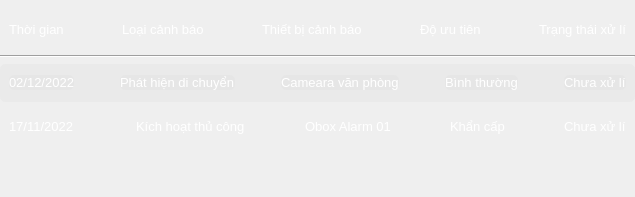
         <widget class="QFrame" name="Layouttime">
          <property name="styleSheet">
           <string notr="true">#Layouttime{
background: rgba(85, 89, 93, 0.5);
border-right: 1px solid #000000;
}</string>
          </property>
          <layout class="QVBoxLayout" name="verticalLayout_4">
           <property name="leftMargin">
            <number>0</number>
           </property>
           <property name="rightMargin">
            <number>0</number>
           </property>
           <item>
            <widget class="QFrame" name="Title">
             <property name="styleSheet">
              <string notr="true">Title{
background: rgba(85, 89, 93, 0.5);
border-right: 1px solid #000000;
}</string>
             </property>
             <layout class="QHBoxLayout" name="horizontalLayout">
              <item>
               <widget class="QLabel" name="label_7">
                <property name="sizePolicy">
                 <sizepolicy hsizetype="Fixed" vsizetype="Fixed">
                  <horstretch>0</horstretch>
                  <verstretch>0</verstretch>
                 </sizepolicy>
                </property>
                <property name="maximumSize">
                 <size>
                  <width>122</width>
                  <height>16777215</height>
                 </size>
                </property>
                <property name="styleSheet">
                 <string notr="true">position: absolute;
width: 57px;
height: 16px;
left: 77.33px;
top: 69.58px;

font-family: 'Inter';
font-style: normal;
font-weight: 400;
font-size: 13px;
line-height: 16px;
/* identical to box height */


color: #FFFFFF;
</string>
                </property>
                <property name="text">
                 <string>Thời gian</string>
                </property>
               </widget>
              </item>
              <item>
               <spacer name="horizontalSpacer_2">
                <property name="orientation">
                 <enum>Qt::Horizontal</enum>
                </property>
                <property name="sizeHint" stdset="0">
                 <size>
                  <width>10</width>
                  <height>20</height>
                 </size>
                </property>
               </spacer>
              </item>
              <item>
               <widget class="QLabel" name="label_6">
                <property name="sizePolicy">
                 <sizepolicy hsizetype="Fixed" vsizetype="Fixed">
                  <horstretch>0</horstretch>
                  <verstretch>0</verstretch>
                 </sizepolicy>
                </property>
                <property name="styleSheet">
                 <string notr="true">position: absolute;
width: 57px;
height: 16px;
left: 77.33px;
top: 69.58px;

font-family: 'Inter';
font-style: normal;
font-weight: 400;
font-size: 13px;
line-height: 16px;
/* identical to box height */


color: #FFFFFF;
</string>
                </property>
                <property name="text">
                 <string>Loại cảnh báo</string>
                </property>
               </widget>
              </item>
              <item>
               <spacer name="horizontalSpacer_3">
                <property name="orientation">
                 <enum>Qt::Horizontal</enum>
                </property>
                <property name="sizeType">
                 <enum>QSizePolicy::Expanding</enum>
                </property>
                <property name="sizeHint" stdset="0">
                 <size>
                  <width>40</width>
                  <height>20</height>
                 </size>
                </property>
               </spacer>
              </item>
              <item>
               <widget class="QLabel" name="label_5">
                <property name="sizePolicy">
                 <sizepolicy hsizetype="Fixed" vsizetype="Fixed">
                  <horstretch>0</horstretch>
                  <verstretch>0</verstretch>
                 </sizepolicy>
                </property>
                <property name="styleSheet">
                 <string notr="true">position: absolute;
width: 57px;
height: 16px;
left: 77.33px;
top: 69.58px;

font-family: 'Inter';
font-style: normal;
font-weight: 400;
font-size: 13px;
line-height: 16px;
/* identical to box height */


color: #FFFFFF;
</string>
                </property>
                <property name="text">
                 <string>Thiết bị cảnh báo</string>
                </property>
               </widget>
              </item>
              <item>
               <spacer name="horizontalSpacer_4">
                <property name="orientation">
                 <enum>Qt::Horizontal</enum>
                </property>
                <property name="sizeHint" stdset="0">
                 <size>
                  <width>40</width>
                  <height>20</height>
                 </size>
                </property>
               </spacer>
              </item>
              <item>
               <widget class="QLabel" name="label_4">
                <property name="sizePolicy">
                 <sizepolicy hsizetype="Fixed" vsizetype="Fixed">
                  <horstretch>0</horstretch>
                  <verstretch>0</verstretch>
                 </sizepolicy>
                </property>
                <property name="styleSheet">
                 <string notr="true">position: absolute;
width: 57px;
height: 16px;
left: 77.33px;
top: 69.58px;

font-family: 'Inter';
font-style: normal;
font-weight: 400;
font-size: 13px;
line-height: 16px;
/* identical to box height */


color: #FFFFFF;
</string>
                </property>
                <property name="text">
                 <string>Độ ưu tiên</string>
                </property>
               </widget>
              </item>
              <item>
               <spacer name="horizontalSpacer_5">
                <property name="orientation">
                 <enum>Qt::Horizontal</enum>
                </property>
                <property name="sizeHint" stdset="0">
                 <size>
                  <width>40</width>
                  <height>20</height>
                 </size>
                </property>
               </spacer>
              </item>
              <item>
               <widget class="QLabel" name="label_3">
                <property name="sizePolicy">
                 <sizepolicy hsizetype="Fixed" vsizetype="Fixed">
                  <horstretch>0</horstretch>
                  <verstretch>0</verstretch>
                 </sizepolicy>
                </property>
                <property name="styleSheet">
                 <string notr="true">position: absolute;
width: 57px;
height: 16px;
left: 77.33px;
top: 69.58px;

font-family: 'Inter';
font-style: normal;
font-weight: 400;
font-size: 13px;
line-height: 16px;
/* identical to box height */


color: #FFFFFF;
</string>
                </property>
                <property name="text">
                 <string>Trạng thái xử lí</string>
                </property>
               </widget>
              </item>
             </layout>
            </widget>
           </item>
           <item>
            <layout class="QHBoxLayout" name="horizontalLayout_6">
             <property name="spacing">
              <number>0</number>
             </property>
             <item>
              <widget class="Line" name="line">
               <property name="orientation">
                <enum>Qt::Horizontal</enum>
               </property>
              </widget>
             </item>
            </layout>
           </item>
           <item>
            <widget class="QFrame" name="horizontalFrame_2">
             <property name="styleSheet">
              <string notr="true">background: rgba(217, 217, 217, 0.2);
border-radius: 5px;

position: absolute;
width: 122px;
height: 16px;
left: 78.33px;
top: 197.42px;

font-family: 'Inter';
font-style: normal;
font-weight: 400;
font-size: 13px;
line-height: 16px;
/* identical to box height */


color: #FFFFFF;</string>
             </property>
             <layout class="QHBoxLayout" name="horizontalLayout_7">
              <item>
               <widget class="QLabel" name="label_12">
                <property name="sizePolicy">
                 <sizepolicy hsizetype="Fixed" vsizetype="Fixed">
                  <horstretch>0</horstretch>
                  <verstretch>0</verstretch>
                 </sizepolicy>
                </property>
                <property name="maximumSize">
                 <size>
                  <width>122</width>
                  <height>16777215</height>
                 </size>
                </property>
                <property name="styleSheet">
                 <string notr="true">width: 57px;</string>
                </property>
                <property name="text">
                 <string>02/12/2022</string>
                </property>
               </widget>
              </item>
              <item>
               <spacer name="horizontalSpacer_6">
                <property name="orientation">
                 <enum>Qt::Horizontal</enum>
                </property>
                <property name="sizeHint" stdset="0">
                 <size>
                  <width>40</width>
                  <height>20</height>
                 </size>
                </property>
               </spacer>
              </item>
              <item>
               <widget class="QLabel" name="label_11">
                <property name="sizePolicy">
                 <sizepolicy hsizetype="Fixed" vsizetype="Fixed">
                  <horstretch>0</horstretch>
                  <verstretch>0</verstretch>
                 </sizepolicy>
                </property>
                <property name="maximumSize">
                 <size>
                  <width>117</width>
                  <height>16777215</height>
                 </size>
                </property>
                <property name="text">
                 <string>Phát hiện di chuyển</string>
                </property>
               </widget>
              </item>
              <item>
               <spacer name="horizontalSpacer_7">
                <property name="orientation">
                 <enum>Qt::Horizontal</enum>
                </property>
                <property name="sizeHint" stdset="0">
                 <size>
                  <width>40</width>
                  <height>20</height>
                 </size>
                </property>
               </spacer>
              </item>
              <item>
               <widget class="QLabel" name="label_10">
                <property name="sizePolicy">
                 <sizepolicy hsizetype="Fixed" vsizetype="Fixed">
                  <horstretch>0</horstretch>
                  <verstretch>0</verstretch>
                 </sizepolicy>
                </property>
                <property name="text">
                 <string>Cameara văn phòng</string>
                </property>
               </widget>
              </item>
              <item>
               <spacer name="horizontalSpacer_9">
                <property name="orientation">
                 <enum>Qt::Horizontal</enum>
                </property>
                <property name="sizeHint" stdset="0">
                 <size>
                  <width>40</width>
                  <height>20</height>
                 </size>
                </property>
               </spacer>
              </item>
              <item>
               <widget class="QLabel" name="label_9">
                <property name="sizePolicy">
                 <sizepolicy hsizetype="Fixed" vsizetype="Fixed">
                  <horstretch>0</horstretch>
                  <verstretch>0</verstretch>
                 </sizepolicy>
                </property>
                <property name="text">
                 <string>Bình thường</string>
                </property>
               </widget>
              </item>
              <item>
               <spacer name="horizontalSpacer_8">
                <property name="orientation">
                 <enum>Qt::Horizontal</enum>
                </property>
                <property name="sizeHint" stdset="0">
                 <size>
                  <width>40</width>
                  <height>20</height>
                 </size>
                </property>
               </spacer>
              </item>
              <item>
               <widget class="QLabel" name="label_2">
                <property name="sizePolicy">
                 <sizepolicy hsizetype="Fixed" vsizetype="Fixed">
                  <horstretch>0</horstretch>
                  <verstretch>0</verstretch>
                 </sizepolicy>
                </property>
                <property name="styleSheet">
                 <string notr="true">background: rgba(217, 217, 217, 0.2);
border-radius: 5px;</string>
                </property>
                <property name="text">
                 <string>Chưa xử lí</string>
                </property>
               </widget>
              </item>
             </layout>
            </widget>
           </item>
           <item>
            <widget class="QFrame" name="horizontalFrame">
             <property name="styleSheet">
              <string notr="true">position: absolute;
width: 122px;
height: 16px;
left: 78.33px;
top: 197.42px;

font-family: 'Inter';
font-style: normal;
font-weight: 400;
font-size: 13px;
line-height: 16px;
/* identical to box height */


color: #FFFFFF;</string>
             </property>
             <layout class="QHBoxLayout" name="horizontalLayout_4">
              <item>
               <widget class="QLabel" name="label_15">
                <property name="sizePolicy">
                 <sizepolicy hsizetype="Fixed" vsizetype="Fixed">
                  <horstretch>0</horstretch>
                  <verstretch>0</verstretch>
                 </sizepolicy>
                </property>
                <property name="maximumSize">
                 <size>
                  <width>122</width>
                  <height>16777215</height>
                 </size>
                </property>
                <property name="styleSheet">
                 <string notr="true"/>
                </property>
                <property name="text">
                 <string>17/11/2022 </string>
                </property>
               </widget>
              </item>
              <item>
               <spacer name="horizontalSpacer_10">
                <property name="orientation">
                 <enum>Qt::Horizontal</enum>
                </property>
                <property name="sizeHint" stdset="0">
                 <size>
                  <width>40</width>
                  <height>20</height>
                 </size>
                </property>
               </spacer>
              </item>
              <item>
               <widget class="QLabel" name="label_17">
                <property name="sizePolicy">
                 <sizepolicy hsizetype="Fixed" vsizetype="Fixed">
                  <horstretch>0</horstretch>
                  <verstretch>0</verstretch>
                 </sizepolicy>
                </property>
                <property name="text">
                 <string>Kích hoạt thủ công</string>
                </property>
               </widget>
              </item>
              <item>
               <spacer name="horizontalSpacer_11">
                <property name="orientation">
                 <enum>Qt::Horizontal</enum>
                </property>
                <property name="sizeHint" stdset="0">
                 <size>
                  <width>40</width>
                  <height>20</height>
                 </size>
                </property>
               </spacer>
              </item>
              <item>
               <widget class="QLabel" name="label_16">
                <property name="sizePolicy">
                 <sizepolicy hsizetype="Fixed" vsizetype="Fixed">
                  <horstretch>0</horstretch>
                  <verstretch>0</verstretch>
                 </sizepolicy>
                </property>
                <property name="text">
                 <string>Obox Alarm 01</string>
                </property>
               </widget>
              </item>
              <item>
               <spacer name="horizontalSpacer_12">
                <property name="orientation">
                 <enum>Qt::Horizontal</enum>
                </property>
                <property name="sizeHint" stdset="0">
                 <size>
                  <width>40</width>
                  <height>20</height>
                 </size>
                </property>
               </spacer>
              </item>
              <item>
               <widget class="QLabel" name="label_14">
                <property name="sizePolicy">
                 <sizepolicy hsizetype="Fixed" vsizetype="Fixed">
                  <horstretch>0</horstretch>
                  <verstretch>0</verstretch>
                 </sizepolicy>
                </property>
                <property name="text">
                 <string>Khẩn cấp</string>
                </property>
               </widget>
              </item>
              <item>
               <spacer name="horizontalSpacer_13">
                <property name="orientation">
                 <enum>Qt::Horizontal</enum>
                </property>
                <property name="sizeHint" stdset="0">
                 <size>
                  <width>40</width>
                  <height>20</height>
                 </size>
                </property>
               </spacer>
              </item>
              <item>
               <widget class="QLabel" name="label_13">
                <property name="sizePolicy">
                 <sizepolicy hsizetype="Fixed" vsizetype="Fixed">
                  <horstretch>0</horstretch>
                  <verstretch>0</verstretch>
                 </sizepolicy>
                </property>
                <property name="text">
                 <string>Chưa xử lí</string>
                </property>
               </widget>
              </item>
             </layout>
            </widget>
           </item>
           <item>
            <spacer name="verticalSpacer_3">
             <property name="orientation">
              <enum>Qt::Vertical</enum>
             </property>
             <property name="sizeHint" stdset="0">
              <size>
               <width>20</width>
               <height>40</height>
              </size>
             </property>
            </spacer>
           </item>
          </layout>
         </widget>
